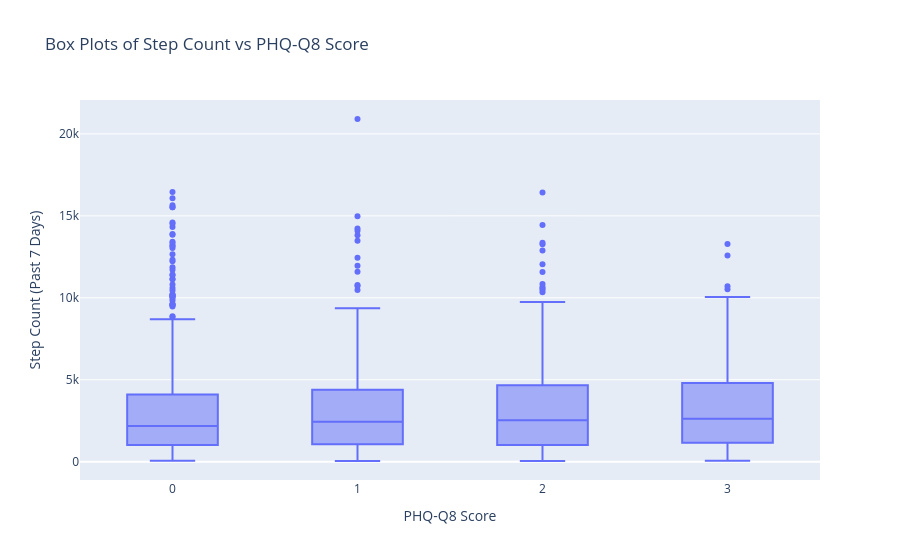

The notebook cell this image was saved under:
### Markdown cell above
1. Error Bar Plot

What it is: An error bar plot is a way to visualize data that includes both a measure of central tendency (like the mean) and a measure of variability (like the standard deviation or standard error). It's especially helpful when you want to compare the means of different groups while also showing how much the data within each group varies.

    1. Components:

        1. Bars: Each bar represents the average value (mean) of the step_count_m7 for a specific phq_q8 score. The height of the bar corresponds to the mean.

        2. Error Bars: The vertical lines extending above and below each bar are the "error bars." In this case, they represent the standard deviation. The length of the error bar indicates the amount of variability in the data. A longer error bar means there's more spread in the step_count_m7 values for that phq_q8 score.

    2. Interpretation of your Error Bar Plot:

        1. Means: The tops of the bars are all around the 3000-3500 steps range, indicating that the average step count is roughly similar for all phq_q8 scores. There's a very slight upward trend, as we've discussed, but it's subtle.

        2. Variability: This is the most important thing the error bars tell us! The error bars are quite large relative to the differences in the means. This means that the variation in step counts within each phq_q8 group is much greater than the variation between the groups. In other words, people with the same phq_q8 score have a wide range of step counts, and this range overlaps substantially with the range of step counts for people with different phq_q8 scores. This is why a linear model (using statsmodels.formula.api as sm) would be useful here.

    3. Conclusion: The error bar plot reinforces the idea that there's no strong relationship between phq_q8 and step_count_m7. While there might be a slight trend toward higher step counts for higher phq_q8 scores, the large variability makes this trend unreliable.

### Code cell
fig = px.box(df, x='phq_q8', y='step_count_m7',
             title='Box Plots of Step Count vs PHQ-Q8 Score',
             labels={'step_count_m7': 'Step Count (Past 7 Days)',
                     'phq_q8': 'PHQ-Q8 Score'},
            category_orders={"phq_q8": [0, 1, 2, 3]}) # Ensure correct ordering
fig.show()

### Figure 1 — Plotly figure (JSON) as saved in the notebook; plotly's stock layout.template omitted (floating-point values rounded to 4 significant figures; data arrays with more than 128 entries replaced by an {"elided": "..."} marker saying what was removed)
{"data": [{"alignmentgroup": "True", "hovertemplate": "PHQ-Q8 Score=%{x}<br>Step Count (Past 7 Days)=%{y}<extra></extra>", "legendgroup": "", "marker": {"color": "#636efa"}, "name": "", "notched": false, "offsetgroup": "", "orientation": "v", "showlegend": false, "type": "box", "x": {"elided": "2924 int values"}, "x0": " ", "xaxis": "x", "y": {"elided": "2924 float values"}, "y0": " ", "yaxis": "y"}], "layout": {"boxmode": "group", "legend": {"tracegroupgap": 0}, "title": {"text": "Box Plots of Step Count vs PHQ-Q8 Score"}, "xaxis": {"anchor": "y", "categoryarray": [0, 1, 2, 3], "categoryorder": "array", "domain": [0, 1], "title": {"text": "PHQ-Q8 Score"}}, "yaxis": {"anchor": "x", "domain": [0, 1], "title": {"text": "Step Count (Past 7 Days)"}}}}
